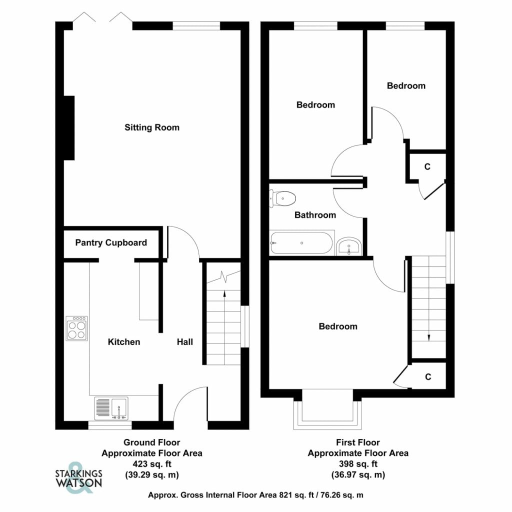
#> input picture resources/123.jpg, 1024 x 1024 px, found by its file name (shown at 1/2 size)
$ python test7.py
#> lines starting #> are read from the running program, lines starting #| are printed output that depends on the picture; after the words box and inside, x2 and y2 are one past the last pixel; in counts of white or black regions, pixels touching at a corner belong together
from skimage.morphology import skeletonize
import cv2
import numpy as np
import networkx as nx
from shapely.geometry import Polygon
import matplotlib.pyplot as plt

def preprocess_image(path):
#> called with path = './resources/123.jpg'
    img = cv2.imread(path, cv2.IMREAD_GRAYSCALE)
#> img: shape (1024, 1024); min 0, max 255, mean 229.1
    blurred = cv2.GaussianBlur(img, (3, 3), 0)
    _, binary = cv2.threshold(blurred, 200, 255, cv2.THRESH_BINARY_INV)
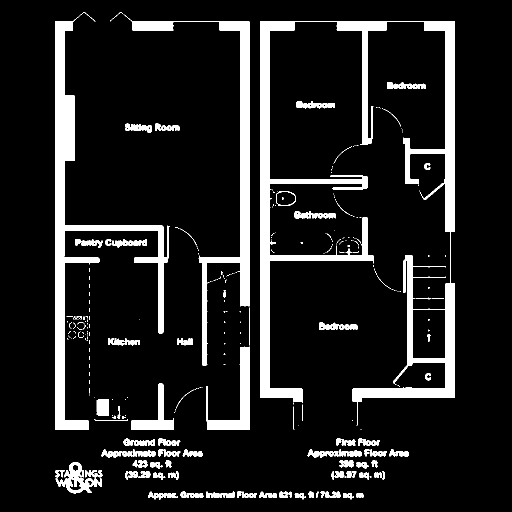
#> binary: shape (1024, 1024) (shown at 1/2 size); 11.6% white; 307 white regions (198 under 20 px), largest, box (x1, y1, x2, y2) and area: (520, 42, 910, 851) 49694, (110, 24, 340, 860) 25637, (247, 28, 499, 731) 16257
    morph = cv2.morphologyEx(binary, cv2.MORPH_CLOSE, np.ones((3,3), np.uint8))
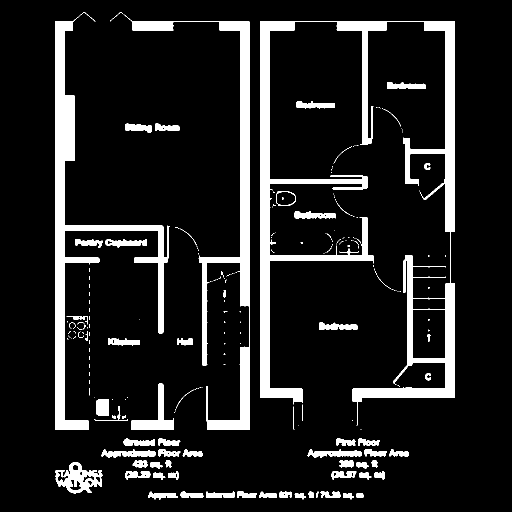
#> morph: shape (1024, 1024) (shown at 1/2 size); 11.8% white; 220 white regions (147 under 20 px), largest, box (x1, y1, x2, y2) and area: (520, 42, 910, 851) 49967, (110, 24, 340, 860) 25639, (247, 28, 499, 860) 20945
    return morph

def extract_skeleton(binary):
    skel = skeletonize(binary // 255)
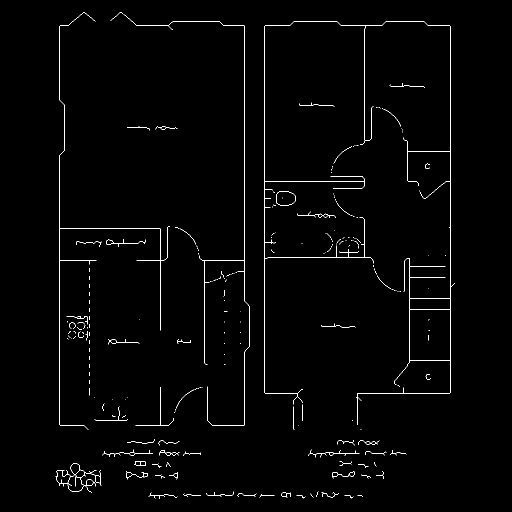
#> skel: shape (1024, 1024) bool (shown at 1/2 size); 1.1% white in thin lines or dots, all inside (x1, y1, x2, y2) = (111, 25, 910, 998)
    return skel.astype(np.uint8)

def skeleton_to_graph(skel):
    G = nx.Graph()
    h, w = skel.shape
#> h = 1024; w = 1024
    for y in range(1, h-1):
        for x in range(1, w-1):
            if skel[y, x]:
                neighbors = [(y+dy, x+dx) for dy in [-1,0,1] for dx in [-1,0,1] if (dy,dx)!=(0,0)]
                for ny, nx_ in neighbors:
                    if skel[ny, nx_]:
                        G.add_edge((x, y), (nx_, ny))
    return G

def find_rooms(graph, min_area=500):
#> called with min_area = 800
    cycles = nx.cycle_basis(graph)
    rooms = []
    for cycle in cycles:
        poly = Polygon(cycle)
        if poly.is_valid and poly.area > min_area:
            rooms.append(poly)
    return rooms

def draw_result(image_path, graph, rooms):
    img = cv2.imread(image_path)
    img_rgb = cv2.cvtColor(img, cv2.COLOR_BGR2RGB)
    plt.figure(figsize=(12, 12))
    plt.imshow(img_rgb)
    ax = plt.gca()

    for u, v in graph.edges:
        ax.plot([u[0], v[0]], [u[1], v[1]], color='red', linewidth=1)

    for poly in rooms:
        x, y = poly.exterior.xy
        ax.plot(x, y, color='blue', linewidth=2, linestyle='--')

    plt.title("Walls (red) and Rooms (blue)")
    plt.axis('off')
    plt.show()

img_path = "./resources/123.jpg"

binary = preprocess_image(img_path)
skeleton = extract_skeleton(binary)
G = skeleton_to_graph(skeleton)
rooms = find_rooms(G, min_area=800)
#> rooms = 5 items
draw_result(img_path, G, rooms)
#> in draw_result, img is the input picture: shape (1024, 1024, 3); mean B, G, R 229.1, 229.1, 229.1
#> the loop in draw_result, `for poly in rooms:` made 5 passes
#> in draw_result, `plt.show()`:
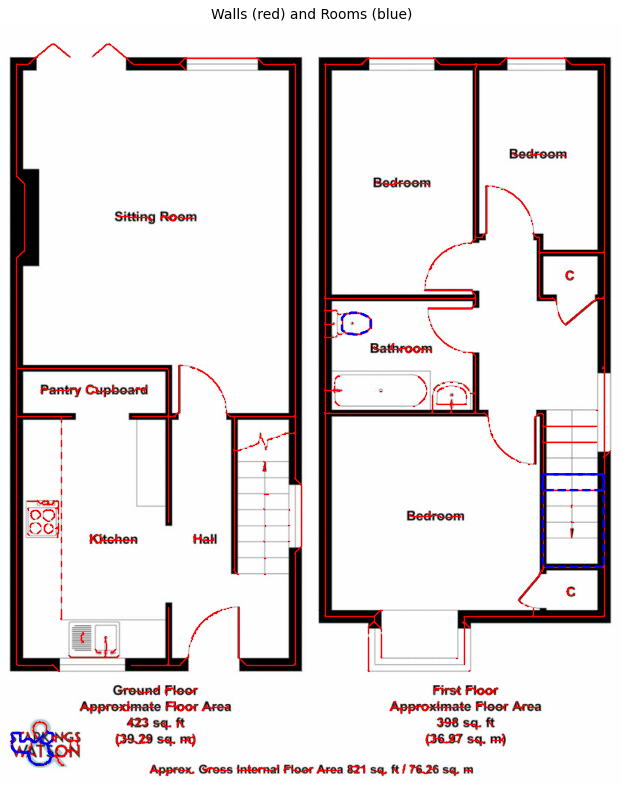
#> figure drawn by matplotlib, 1 panel

$ run again, with resources/30939153.jpg copied over resources/123.jpg
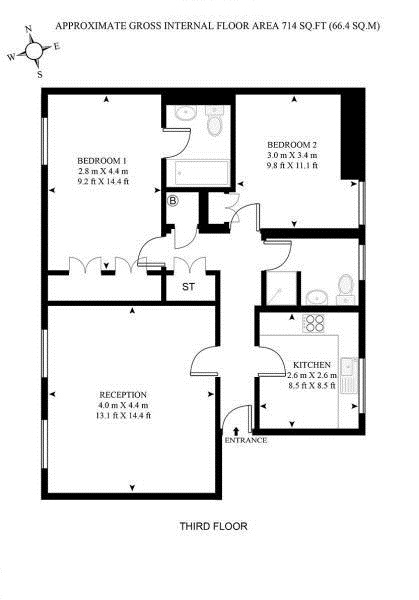
#> input picture resources/30939153.jpg, 419 x 600 px, found by its file name
#> in preprocess_image, img is the input picture: shape (600, 419); min 0, max 255, mean 233.3
#> in preprocess_image, `_, binary = cv2.threshold(blurred, 200, 255, cv2.THRESH_BINARY_INV)`:
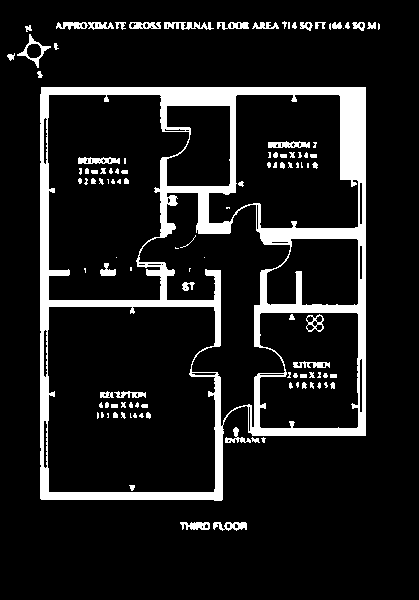
#> binary: shape (600, 419); 11% white; 111 white regions (50 under 20 px), largest, box (x1, y1, x2, y2) and area: (40, 87, 366, 501) 22952, (17, 34, 51, 68) 238, (164, 22, 214, 30) 236
#> morph: shape (600, 419); 11.7% white; 67 white regions (18 under 20 px), largest, box (x1, y1, x2, y2) and area: (40, 87, 366, 501) 24569, (56, 22, 126, 30) 417, (164, 22, 214, 30) 318
#> skel: shape (600, 419) bool; 1.7% white in thin lines or dots, all inside (x1, y1, x2, y2) = (11, 22, 379, 529)
#> rooms = 8 items
#> the loop in draw_result, `for poly in rooms:` made 8 passes
#> in draw_result, `plt.show()`:
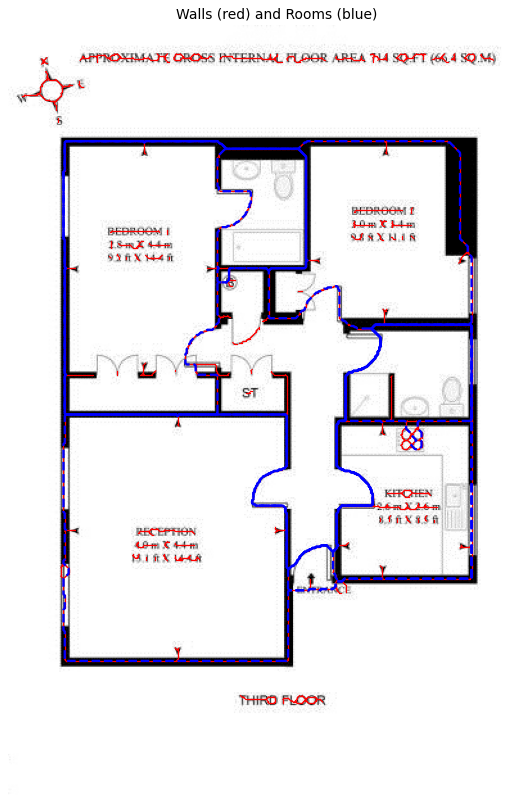
#> figure drawn by matplotlib, 1 panel
